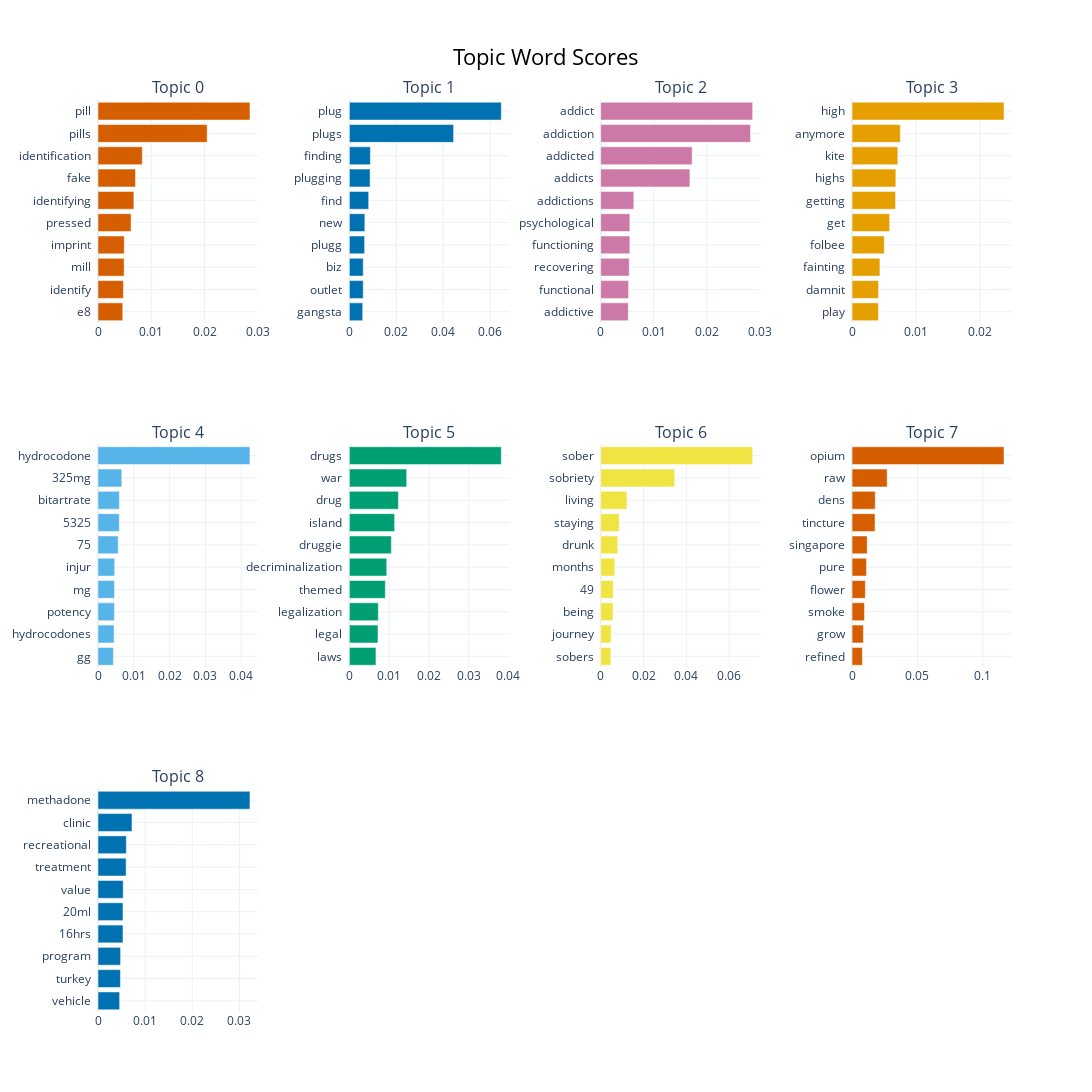

Source (notebook cell):
### Code cell
topic_model.visualize_barchart(top_n_topics=9, n_words=10, width=650, height=650)

### Figure 1 — Plotly figure (JSON) as saved in the notebook; plotly's stock layout.template omitted (floating-point values rounded to 4 significant figures)
{"data": [{"marker": {"color": "#D55E00"}, "orientation": "h", "type": "bar", "x": [0.004646, 0.004768, 0.004908, 0.004933, 0.006211, 0.006736, 0.00704, 0.008322, 0.02049, 0.02853], "xaxis": "x", "y": ["e8  ", "identify  ", "mill  ", "imprint  ", "pressed  ", "identifying  ", "fake  ", "identification  ", "pills  ", "pill  "], "yaxis": "y"}, {"marker": {"color": "#0072B2"}, "orientation": "h", "type": "bar", "x": [0.005698, 0.005919, 0.005919, 0.006504, 0.006603, 0.008238, 0.008848, 0.008968, 0.04444, 0.06477], "xaxis": "x2", "y": ["gangsta  ", "outlet  ", "biz  ", "plugg  ", "new  ", "find  ", "plugging  ", "finding  ", "plugs  ", "plug  "], "yaxis": "y2"}, {"marker": {"color": "#CC79A7"}, "orientation": "h", "type": "bar", "x": [0.005199, 0.005247, 0.005374, 0.00549, 0.005492, 0.006236, 0.01681, 0.01723, 0.02823, 0.02863], "xaxis": "x3", "y": ["addictive  ", "functional  ", "recovering  ", "functioning  ", "psychological  ", "addictions  ", "addicts  ", "addicted  ", "addiction  ", "addict  "], "yaxis": "y3"}, {"marker": {"color": "#E69F00"}, "orientation": "h", "type": "bar", "x": [0.004123, 0.004147, 0.004363, 0.005037, 0.005886, 0.006812, 0.006851, 0.007162, 0.007549, 0.02377], "xaxis": "x4", "y": ["play  ", "damnit  ", "fainting  ", "folbee  ", "get  ", "getting  ", "highs  ", "kite  ", "anymore  ", "high  "], "yaxis": "y4"}, {"marker": {"color": "#56B4E9"}, "orientation": "h", "type": "bar", "x": [0.004292, 0.004482, 0.004603, 0.004614, 0.004658, 0.005643, 0.005947, 0.005976, 0.006648, 0.04242], "xaxis": "x5", "y": ["gg  ", "hydrocodones  ", "potency  ", "mg  ", "injur  ", "75  ", "5325  ", "bitartrate  ", "325mg  ", "hydrocodone  "], "yaxis": "y5"}, {"marker": {"color": "#009E73"}, "orientation": "h", "type": "bar", "x": [0.006689, 0.007196, 0.007289, 0.00905, 0.009402, 0.01056, 0.01139, 0.01234, 0.01442, 0.03821], "xaxis": "x6", "y": ["laws  ", "legal  ", "legalization  ", "themed  ", "decriminalization  ", "druggie  ", "island  ", "drug  ", "war  ", "drugs  "], "yaxis": "y6"}, {"marker": {"color": "#F0E442"}, "orientation": "h", "type": "bar", "x": [0.004729, 0.004857, 0.005753, 0.005839, 0.006535, 0.007977, 0.008631, 0.01224, 0.03456, 0.07094], "xaxis": "x7", "y": ["sobers  ", "journey  ", "being  ", "49  ", "months  ", "drunk  ", "staying  ", "living  ", "sobriety  ", "sober  "], "yaxis": "y7"}, {"marker": {"color": "#D55E00"}, "orientation": "h", "type": "bar", "x": [0.007902, 0.0087, 0.009513, 0.01014, 0.01108, 0.01158, 0.01755, 0.01775, 0.02685, 0.1162], "xaxis": "x8", "y": ["refined  ", "grow  ", "smoke  ", "flower  ", "pure  ", "singapore  ", "tincture  ", "dens  ", "raw  ", "opium  "], "yaxis": "y8"}, {"marker": {"color": "#0072B2"}, "orientation": "h", "type": "bar", "x": [0.00459, 0.004756, 0.004796, 0.0053, 0.0053, 0.005345, 0.005963, 0.006012, 0.007211, 0.03224], "xaxis": "x9", "y": ["vehicle  ", "turkey  ", "program  ", "16hrs  ", "20ml  ", "value  ", "treatment  ", "recreational  ", "clinic  ", "methadone  "], "yaxis": "y9"}], "layout": {"annotations": [{"font": {"size": 16}, "showarrow": false, "text": "Topic 0", "x": 0.0875, "xanchor": "center", "xref": "paper", "y": 1, "yanchor": "bottom", "yref": "paper"}, {"font": {"size": 16}, "showarrow": false, "text": "Topic 1", "x": 0.3625, "xanchor": "center", "xref": "paper", "y": 1, "yanchor": "bottom", "yref": "paper"}, {"font": {"size": 16}, "showarrow": false, "text": "Topic 2", "x": 0.6375, "xanchor": "center", "xref": "paper", "y": 1, "yanchor": "bottom", "yref": "paper"}, {"font": {"size": 16}, "showarrow": false, "text": "Topic 3", "x": 0.9125, "xanchor": "center", "xref": "paper", "y": 1, "yanchor": "bottom", "yref": "paper"}, {"font": {"size": 16}, "showarrow": false, "text": "Topic 4", "x": 0.0875, "xanchor": "center", "xref": "paper", "y": 0.6222, "yanchor": "bottom", "yref": "paper"}, {"font": {"size": 16}, "showarrow": false, "text": "Topic 5", "x": 0.3625, "xanchor": "center", "xref": "paper", "y": 0.6222, "yanchor": "bottom", "yref": "paper"}, {"font": {"size": 16}, "showarrow": false, "text": "Topic 6", "x": 0.6375, "xanchor": "center", "xref": "paper", "y": 0.6222, "yanchor": "bottom", "yref": "paper"}, {"font": {"size": 16}, "showarrow": false, "text": "Topic 7", "x": 0.9125, "xanchor": "center", "xref": "paper", "y": 0.6222, "yanchor": "bottom", "yref": "paper"}, {"font": {"size": 16}, "showarrow": false, "text": "Topic 8", "x": 0.0875, "xanchor": "center", "xref": "paper", "y": 0.2444, "yanchor": "bottom", "yref": "paper"}], "height": 1950, "hoverlabel": {"bgcolor": "white", "font": {"family": "Rockwell", "size": 16}}, "showlegend": false, "title": {"font": {"color": "Black", "size": 22}, "text": "Topic Word Scores", "x": 0.5, "xanchor": "center", "yanchor": "top"}, "width": 2600, "xaxis": {"anchor": "y", "domain": [0, 0.175], "showgrid": true}, "xaxis10": {"anchor": "y10", "domain": [0.275, 0.45], "showgrid": true}, "xaxis11": {"anchor": "y11", "domain": [0.55, 0.725], "showgrid": true}, "xaxis12": {"anchor": "y12", "domain": [0.825, 1], "showgrid": true}, "xaxis2": {"anchor": "y2", "domain": [0.275, 0.45], "showgrid": true}, "xaxis3": {"anchor": "y3", "domain": [0.55, 0.725], "showgrid": true}, "xaxis4": {"anchor": "y4", "domain": [0.825, 1], "showgrid": true}, "xaxis5": {"anchor": "y5", "domain": [0, 0.175], "showgrid": true}, "xaxis6": {"anchor": "y6", "domain": [0.275, 0.45], "showgrid": true}, "xaxis7": {"anchor": "y7", "domain": [0.55, 0.725], "showgrid": true}, "xaxis8": {"anchor": "y8", "domain": [0.825, 1], "showgrid": true}, "xaxis9": {"anchor": "y9", "domain": [0, 0.175], "showgrid": true}, "yaxis": {"anchor": "x", "domain": [0.7556, 1], "showgrid": true}, "yaxis10": {"anchor": "x10", "domain": [0, 0.2444], "showgrid": true}, "yaxis11": {"anchor": "x11", "domain": [0, 0.2444], "showgrid": true}, "yaxis12": {"anchor": "x12", "domain": [0, 0.2444], "showgrid": true}, "yaxis2": {"anchor": "x2", "domain": [0.7556, 1], "showgrid": true}, "yaxis3": {"anchor": "x3", "domain": [0.7556, 1], "showgrid": true}, "yaxis4": {"anchor": "x4", "domain": [0.7556, 1], "showgrid": true}, "yaxis5": {"anchor": "x5", "domain": [0.3778, 0.6222], "showgrid": true}, "yaxis6": {"anchor": "x6", "domain": [0.3778, 0.6222], "showgrid": true}, "yaxis7": {"anchor": "x7", "domain": [0.3778, 0.6222], "showgrid": true}, "yaxis8": {"anchor": "x8", "domain": [0.3778, 0.6222], "showgrid": true}, "yaxis9": {"anchor": "x9", "domain": [0, 0.2444], "showgrid": true}}}
